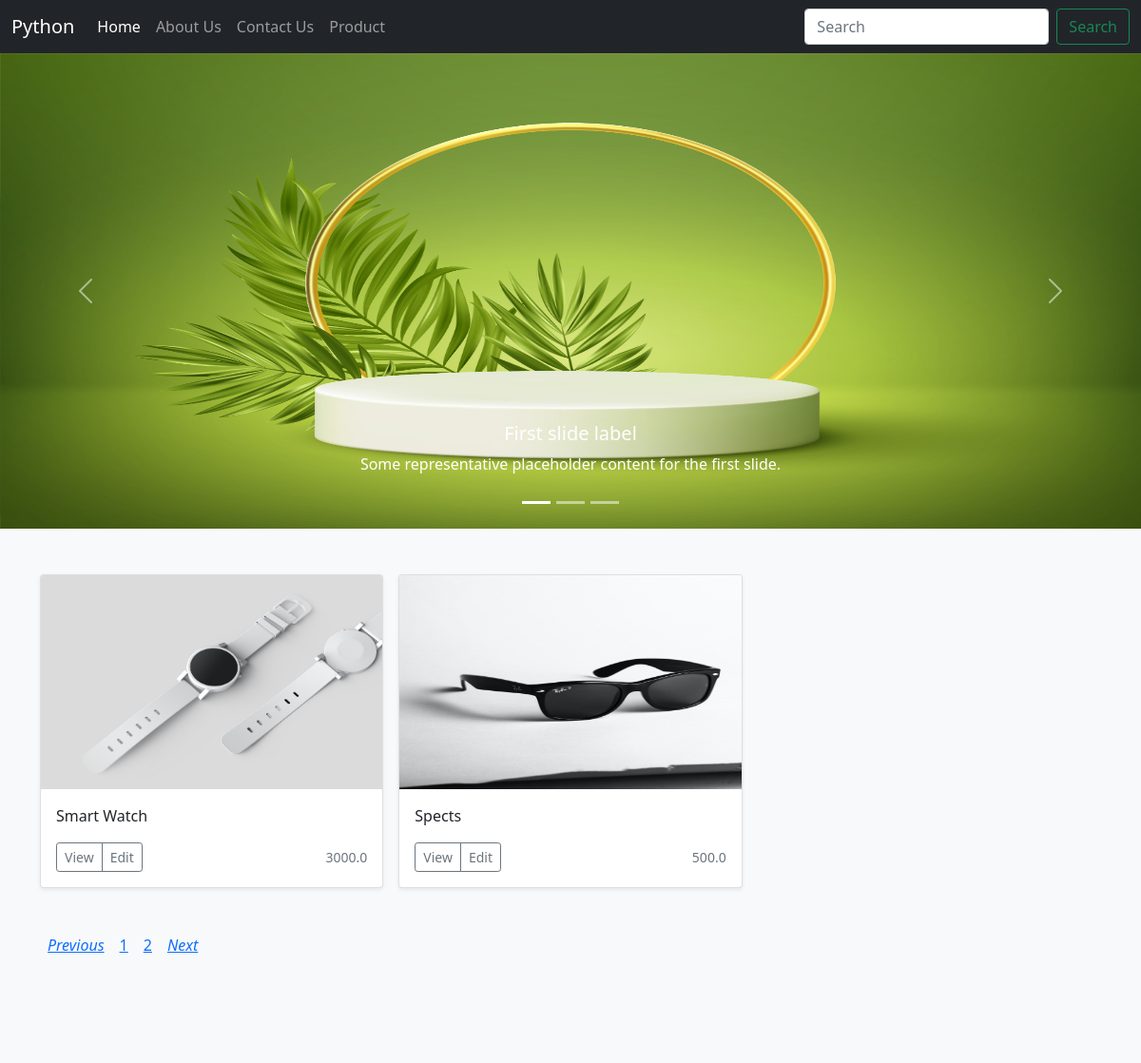
The app's page /?page=3, older data.
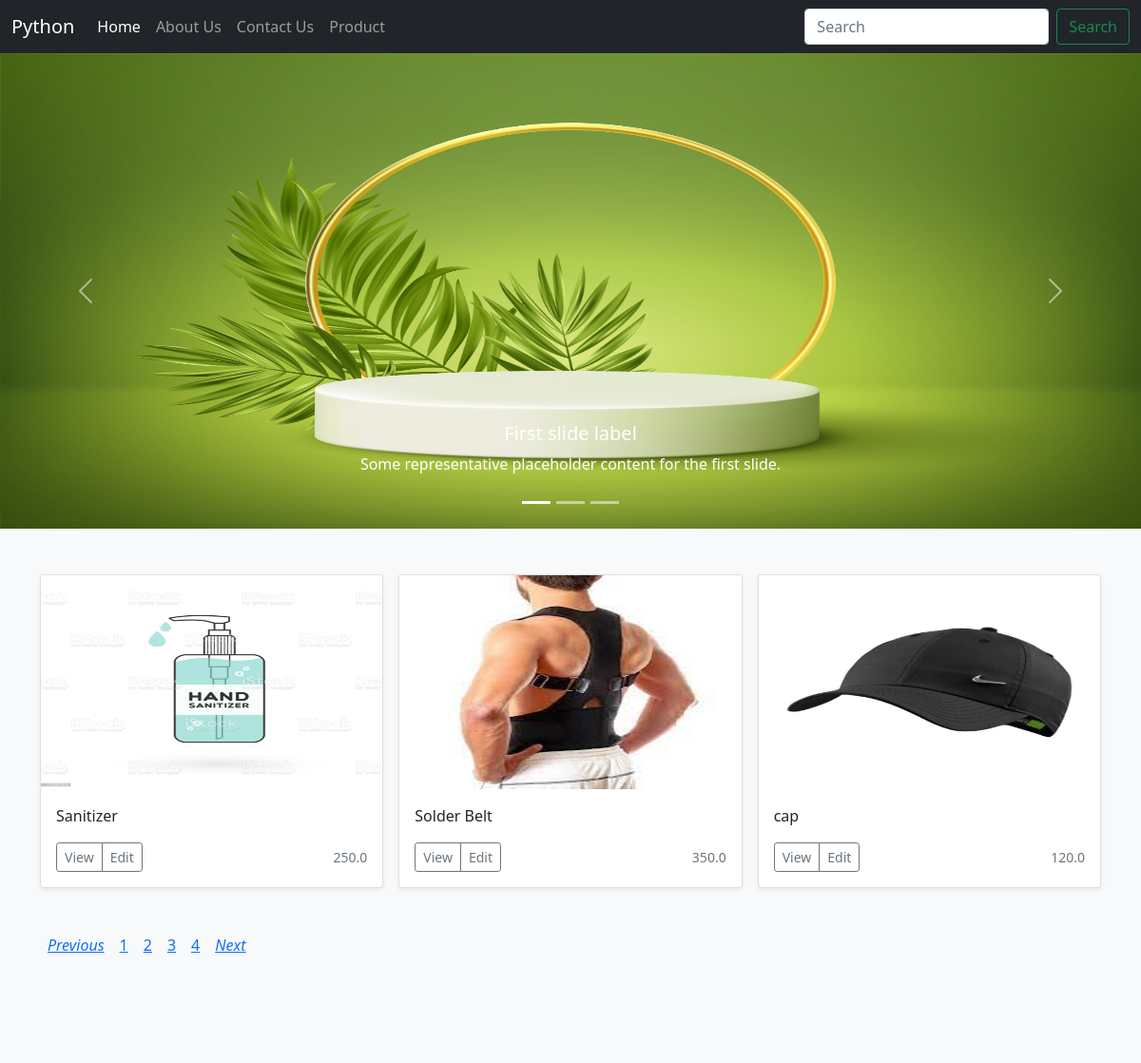
The same page, newer data.
### home/models.py (models this page shows)
class Product(models.Model):
    product_name = models.CharField(max_length=122)
    available_quantity = models.CharField(max_length=10)
    price = models.FloatField(max_length=10)
    image = models.ImageField(upload_to='images')
    date = models.DateField()

### home/views.py (the view)
# urls.py: path("", views.index, name='home'),
def index(request):
    posts_list = Product.objects.all()
    query = request.GET.get('q')
    if query:
        posts_list = Product.objects.filter(
            Q(product_name__icontains=query) | Q(price__icontains=query)
        ).distinct()
    paginator = Paginator(posts_list, 3) # 6 posts per page
    page = request.GET.get('page')
    try:
        posts = paginator.page(page)
    except PageNotAnInteger:
        posts = paginator.page(1)
    except EmptyPage:
        posts = paginator.page(paginator.num_pages)
    context = {
        'posts': posts,
    }
    return render(request, "index.html", context)

### templates/index.html (shortened to what this page needs)
{% extends 'base.html' %}
{% block body %}
{% load static %}
<div class="container-fluid px-0">
  <div id="carouselExampleCaptions" class="carousel slide" data-bs-ride="carousel">
    <div class="carousel-indicators">
      <button type="button" data-bs-target="#carouselExampleCaptions" data-bs-slide-to="0" class="active" aria-current="true" aria-label="Slide 1"></button>
      <button type="button" data-bs-target="#carouselExampleCaptions" data-bs-slide-to="1" aria-label="Slide 2"></button>
      <button type="button" data-bs-target="#carouselExampleCaptions" data-bs-slide-to="2" aria-label="Slide 3"></button>
    </div>
    <div class="carousel-inner">
      <div class="carousel-item active">
        <img src="{% static '47.jpg' %}" class="d-block w-100 img-responsive" alt="...">
        <div class="carousel-caption d-none d-md-block">
          <h5>First slide label</h5>
          <p>Some representative placeholder content for the first slide.</p>
        </div>
      </div>
    </div>
    <button class="carousel-control-prev" type="button" data-bs-target="#carouselExampleCaptions" data-bs-slide="prev">
      <span class="carousel-control-prev-icon" aria-hidden="true"></span>
    </button>
    <button class="carousel-control-next" type="button" data-bs-target="#carouselExampleCaptions" data-bs-slide="next">
      <span class="carousel-control-next-icon" aria-hidden="true"></span>
    </button>
  </div>
</div>
<div class="album py-5 bg-light">
  <div class="container">
    <div class="row row-cols-1 row-cols-sm-2 row-cols-md-3 g-3">
        {% if posts %}
          {% for product in posts %}
              <div class="col">
                <div class="card shadow-sm">
                  <img src="{{ MEDIA_URL }}{{product.image}}" class="bd-placeholder-img card-img-top" width="100%" height="225" >
                  <div class="card-body">
                    <p class="card-text">{{product.product_name}}</p>
                    <div class="d-flex justify-content-between align-items-center">
                      <div class="btn-group">
                        <button type="button" class="btn btn-sm btn-outline-secondary">View</button>
                        <button type="button" class="btn btn-sm btn-outline-secondary"><a href="{% url 'edit' product.id %}" class="text-muted" style="text-decoration: none; "> Edit</a></button>
                      </div>
                      <small class="text-muted">{{product.price}}</small>
                    </div>
                  </div>
                </div>
              </div>
              {% endfor %}
            </div>
            {% if posts.has_other_pages %}
            <div class="row my-5">
              <div class="col">
                <ul class="pagination">
                    {% if posts.has_previous %}
                        <li class="waves-effect mx-2"><a href="?page=
                                {{ posts.previous_page_number }}{% if request.GET.q %}&q={{ request.GET.q }}{% endif %}"><i
                                class="material-icons">Previous</i></a></li>
                    {% else %}
                        <li class="disabled mx-2"><a href="#!"><i class="material-icons">Previous</i></a></li>
                    {% endif %}
                    {% for num in posts.paginator.page_range %}
                        {% if posts.number == num %}
                            <li class="active mx-2"><a href="#!">{{ num }}</a></li>
                        {% else %}
                            <li class="waves-effect mx-2"><a
                                    href="?page={{ num }}{% if request.GET.q %}&q={{ request.GET.q }}{% endif %}">{{ num }}</a></li>
                        {% endif %}
                    {% endfor %}
                    {% if posts.has_next %}
                        <li class="waves-effect mx-2"><a
                                href="?page={{ posts.next_page_number }}{% if request.GET.q %}&q={{ request.GET.q }}{% endif %}"><i
                                class="material-icons">Next</i></a></li>
                    {% else %}
                        <li class="disabled mx-2"><a href="#!"><i class="material-icons">Next</i></a></li>
                    {% endif %}
                </ul>
              </div>
            </div>
          {% endif %}
        {% endif %}
  </div>
</div>
{% endblock body%}

### templates/base.html (shortened to what this page needs)
<!doctype html>
{% load static %}
<html lang="en">
  <head>
    <link href="https://cdn.jsdelivr.net/npm/bootstrap@5.0.2/dist/css/bootstrap.min.css" rel="stylesheet">
    <link href="{% static 'css/custom.css' %} " rel="stylesheet">
  </head>
  <body>
    <nav class="navbar navbar-expand-lg navbar-dark bg-dark">
        <div class="container-fluid">
          <a class="navbar-brand" href="#">Python</a>
          <div class="collapse navbar-collapse" id="navbarSupportedContent">
            <ul class="navbar-nav me-auto mb-2 mb-lg-0">
              <li class="nav-item">
                <a class="nav-link active" aria-current="page" href="/">Home</a>
              </li>
              <li class="nav-item">
                <a class="nav-link" href="/about">About Us</a>
              </li>
              <li class="nav-item">
                <a class="nav-link" href="/contact">Contact Us</a>
              </li>
              <li class="nav-item">
                <a class="nav-link" href="/product">Product</a>
              </li>
            </ul>
            <form class="d-flex">
              <input class="form-control me-2" type="search" placeholder="Search" aria-label="Search">
              <button class="btn btn-outline-success" type="submit">Search</button>
            </form>
          </div>
        </div>
    </nav>
      {% block body %}{% endblock body %}
  </body>
</html>

### templates/index.html (style rules this page uses)
.carousel-item img { height: 500px; }

Row changes from the older to the newer data that the page shows:
no longer on this page (row unchanged): Product: image (picture), product_name "Smart Watch", price "3000.0"
no longer on this page (row unchanged): Product: image (picture), product_name "Spects", price "500.0"
added Product: image (picture), product_name "Sanitizer", price "250.0"
added Product: image (picture), product_name "Solder Belt", price "350.0"
added Product: image (picture), product_name "cap", price "120.0"
Text that changed along with them:
list line gone: "2"
new list line: "2"
new list line: "3"
new list line: "4"
